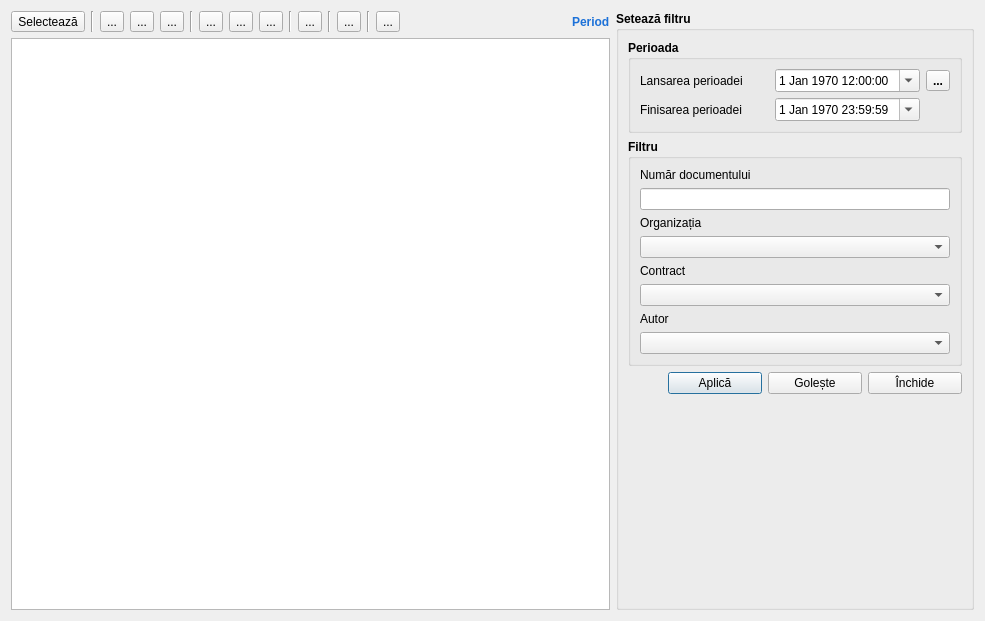
<?xml version="1.0" encoding="UTF-8"?>
<ui version="4.0">
 <class>ListDoc</class>
 <widget class="QDialog" name="ListDoc">
  <property name="geometry">
   <rect>
    <x>0</x>
    <y>0</y>
    <width>985</width>
    <height>621</height>
   </rect>
  </property>
  <property name="font">
   <font>
    <family>Segoe UI</family>
   </font>
  </property>
  <property name="windowTitle">
   <string>Dialog</string>
  </property>
  <layout class="QGridLayout" name="gridLayout_3">
   <item row="0" column="0">
    <layout class="QHBoxLayout" name="layoutToolBar">
     <item>
      <widget class="QToolButton" name="btnSelect">
       <property name="text">
        <string>Selectează</string>
       </property>
       <property name="icon">
        <iconset resource="../resource.qrc">
         <normaloff>:/img/oxygen/go-next.png</normaloff>:/img/oxygen/go-next.png</iconset>
       </property>
       <property name="toolButtonStyle">
        <enum>Qt::ToolButtonTextBesideIcon</enum>
       </property>
      </widget>
     </item>
     <item>
      <widget class="Line" name="line">
       <property name="orientation">
        <enum>Qt::Vertical</enum>
       </property>
      </widget>
     </item>
     <item>
      <widget class="QToolButton" name="btnAdd">
       <property name="text">
        <string>...</string>
       </property>
       <property name="icon">
        <iconset resource="../resource.qrc">
         <normaloff>:/img/add_x32.png</normaloff>:/img/add_x32.png</iconset>
       </property>
      </widget>
     </item>
     <item>
      <widget class="QToolButton" name="btnEdit">
       <property name="text">
        <string>...</string>
       </property>
       <property name="icon">
        <iconset resource="../resource.qrc">
         <normaloff>:/img/write.png</normaloff>:/img/write.png</iconset>
       </property>
      </widget>
     </item>
     <item>
      <widget class="QToolButton" name="btnDeletion">
       <property name="text">
        <string>...</string>
       </property>
       <property name="icon">
        <iconset resource="../resource.qrc">
         <normaloff>:/img/clear_x32.png</normaloff>:/img/clear_x32.png</iconset>
       </property>
      </widget>
     </item>
     <item>
      <widget class="Line" name="line_2">
       <property name="orientation">
        <enum>Qt::Vertical</enum>
       </property>
      </widget>
     </item>
     <item>
      <widget class="QToolButton" name="btnAddFilter">
       <property name="text">
        <string>...</string>
       </property>
       <property name="icon">
        <iconset resource="../resource.qrc">
         <normaloff>:/img/filter-add-icon.png</normaloff>:/img/filter-add-icon.png</iconset>
       </property>
      </widget>
     </item>
     <item>
      <widget class="QToolButton" name="btnFilter">
       <property name="text">
        <string>...</string>
       </property>
       <property name="icon">
        <iconset resource="../resource.qrc">
         <normaloff>:/img/filter-icon.png</normaloff>:/img/filter-icon.png</iconset>
       </property>
      </widget>
     </item>
     <item>
      <widget class="QToolButton" name="btnFilterRemove">
       <property name="text">
        <string>...</string>
       </property>
       <property name="icon">
        <iconset resource="../resource.qrc">
         <normaloff>:/img/filter-delete-icon.png</normaloff>:/img/filter-delete-icon.png</iconset>
       </property>
      </widget>
     </item>
     <item>
      <widget class="Line" name="line_3">
       <property name="orientation">
        <enum>Qt::Vertical</enum>
       </property>
      </widget>
     </item>
     <item>
      <widget class="QToolButton" name="btnUpdateTable">
       <property name="text">
        <string>...</string>
       </property>
       <property name="icon">
        <iconset resource="../resource.qrc">
         <normaloff>:/img/update_x32.png</normaloff>:/img/update_x32.png</iconset>
       </property>
      </widget>
     </item>
     <item>
      <widget class="Line" name="line_4">
       <property name="orientation">
        <enum>Qt::Vertical</enum>
       </property>
      </widget>
     </item>
     <item>
      <widget class="QToolButton" name="btnPrint">
       <property name="text">
        <string>...</string>
       </property>
       <property name="icon">
        <iconset resource="../resource.qrc">
         <normaloff>:/img/print.png</normaloff>:/img/print.png</iconset>
       </property>
      </widget>
     </item>
     <item>
      <widget class="Line" name="line_5">
       <property name="orientation">
        <enum>Qt::Vertical</enum>
       </property>
      </widget>
     </item>
     <item>
      <widget class="QToolButton" name="btnPeriodDate">
       <property name="text">
        <string>...</string>
       </property>
       <property name="icon">
        <iconset resource="../resource.qrc">
         <normaloff>:/img/date_period.png</normaloff>:/img/date_period.png</iconset>
       </property>
      </widget>
     </item>
     <item>
      <spacer name="horizontalSpacer_2">
       <property name="orientation">
        <enum>Qt::Horizontal</enum>
       </property>
       <property name="sizeHint" stdset="0">
        <size>
         <width>40</width>
         <height>20</height>
        </size>
       </property>
      </spacer>
     </item>
     <item>
      <widget class="QLabel" name="lablePeriodDate">
       <property name="font">
        <font>
         <family>Segoe UI</family>
         <bold>true</bold>
        </font>
       </property>
       <property name="styleSheet">
        <string notr="true">color: rgb(28, 113, 216);</string>
       </property>
       <property name="text">
        <string>Period</string>
       </property>
      </widget>
     </item>
    </layout>
   </item>
   <item row="0" column="1" rowspan="2">
    <widget class="QGroupBox" name="groupBoxFilterComplex">
     <property name="sizePolicy">
      <sizepolicy hsizetype="Fixed" vsizetype="Preferred">
       <horstretch>0</horstretch>
       <verstretch>0</verstretch>
      </sizepolicy>
     </property>
     <property name="font">
      <font>
       <family>Segoe UI</family>
       <bold>true</bold>
      </font>
     </property>
     <property name="title">
      <string>Setează filtru</string>
     </property>
     <layout class="QVBoxLayout" name="verticalLayout">
      <item>
       <widget class="QGroupBox" name="groupBoxPeriod">
        <property name="title">
         <string>Perioada</string>
        </property>
        <layout class="QGridLayout" name="gridLayout_2">
         <item row="1" column="0">
          <widget class="QLabel" name="label_2">
           <property name="font">
            <font>
             <family>Segoe UI</family>
             <bold>false</bold>
            </font>
           </property>
           <property name="text">
            <string>Finisarea perioadei</string>
           </property>
          </widget>
         </item>
         <item row="1" column="1">
          <widget class="QDateTimeEdit" name="filterEndDateTime">
           <property name="font">
            <font>
             <family>Segoe UI</family>
             <bold>false</bold>
            </font>
           </property>
           <property name="dateTime">
            <datetime>
             <hour>23</hour>
             <minute>59</minute>
             <second>59</second>
             <year>1970</year>
             <month>1</month>
             <day>1</day>
            </datetime>
           </property>
           <property name="calendarPopup">
            <bool>true</bool>
           </property>
          </widget>
         </item>
         <item row="0" column="0">
          <widget class="QLabel" name="label">
           <property name="font">
            <font>
             <family>Segoe UI</family>
             <bold>false</bold>
            </font>
           </property>
           <property name="text">
            <string>Lansarea perioadei</string>
           </property>
          </widget>
         </item>
         <item row="0" column="1">
          <widget class="QDateTimeEdit" name="filterStartDateTime">
           <property name="font">
            <font>
             <family>Segoe UI</family>
             <bold>false</bold>
            </font>
           </property>
           <property name="dateTime">
            <datetime>
             <hour>12</hour>
             <minute>0</minute>
             <second>0</second>
             <year>1970</year>
             <month>1</month>
             <day>1</day>
            </datetime>
           </property>
           <property name="calendarPopup">
            <bool>true</bool>
           </property>
          </widget>
         </item>
         <item row="0" column="2">
          <widget class="QToolButton" name="btnChoicePeriod">
           <property name="text">
            <string>...</string>
           </property>
          </widget>
         </item>
        </layout>
       </widget>
      </item>
      <item>
       <widget class="QGroupBox" name="groupBoxFilter">
        <property name="font">
         <font>
          <family>Segoe UI</family>
          <bold>true</bold>
         </font>
        </property>
        <property name="title">
         <string>Filtru</string>
        </property>
        <layout class="QGridLayout" name="gridLayout">
         <item row="6" column="0">
          <widget class="QLabel" name="label_5">
           <property name="font">
            <font>
             <family>Segoe UI</family>
             <bold>false</bold>
            </font>
           </property>
           <property name="text">
            <string>Autor</string>
           </property>
          </widget>
         </item>
         <item row="3" column="0">
          <widget class="QComboBox" name="FilterComboOrganization">
           <property name="font">
            <font>
             <family>Segoe UI</family>
             <bold>false</bold>
            </font>
           </property>
          </widget>
         </item>
         <item row="7" column="0">
          <widget class="QComboBox" name="filterComboUser">
           <property name="font">
            <font>
             <family>Segoe UI</family>
             <bold>false</bold>
            </font>
           </property>
          </widget>
         </item>
         <item row="2" column="0">
          <widget class="QLabel" name="label_3">
           <property name="font">
            <font>
             <family>Segoe UI</family>
             <bold>false</bold>
            </font>
           </property>
           <property name="text">
            <string>Organizația</string>
           </property>
          </widget>
         </item>
         <item row="0" column="0">
          <widget class="QLabel" name="label_6">
           <property name="font">
            <font>
             <family>Segoe UI</family>
             <bold>false</bold>
            </font>
           </property>
           <property name="text">
            <string>Număr documentului</string>
           </property>
          </widget>
         </item>
         <item row="5" column="0">
          <widget class="QComboBox" name="filterComboContract">
           <property name="font">
            <font>
             <family>Segoe UI</family>
             <bold>false</bold>
            </font>
           </property>
          </widget>
         </item>
         <item row="4" column="0">
          <widget class="QLabel" name="label_4">
           <property name="font">
            <font>
             <family>Segoe UI</family>
             <bold>false</bold>
            </font>
           </property>
           <property name="text">
            <string>Contract</string>
           </property>
          </widget>
         </item>
         <item row="1" column="0">
          <widget class="QLineEdit" name="filterEditNumberDoc">
           <property name="font">
            <font>
             <family>Segoe UI</family>
             <bold>false</bold>
            </font>
           </property>
          </widget>
         </item>
        </layout>
       </widget>
      </item>
      <item>
       <layout class="QHBoxLayout" name="horizontalLayout">
        <property name="sizeConstraint">
         <enum>QLayout::SetDefaultConstraint</enum>
        </property>
        <item>
         <spacer name="horizontalSpacer">
          <property name="orientation">
           <enum>Qt::Horizontal</enum>
          </property>
          <property name="sizeHint" stdset="0">
           <size>
            <width>40</width>
            <height>20</height>
           </size>
          </property>
         </spacer>
        </item>
        <item>
         <widget class="QPushButton" name="btnFilterApply">
          <property name="sizePolicy">
           <sizepolicy hsizetype="Fixed" vsizetype="Fixed">
            <horstretch>0</horstretch>
            <verstretch>0</verstretch>
           </sizepolicy>
          </property>
          <property name="minimumSize">
           <size>
            <width>94</width>
            <height>0</height>
           </size>
          </property>
          <property name="font">
           <font>
            <family>Segoe UI</family>
            <bold>false</bold>
           </font>
          </property>
          <property name="text">
           <string>Aplică</string>
          </property>
          <property name="icon">
           <iconset resource="../resource.qrc">
            <normaloff>:/img/accept_button.png</normaloff>:/img/accept_button.png</iconset>
          </property>
         </widget>
        </item>
        <item>
         <widget class="QPushButton" name="btnFilterClear">
          <property name="sizePolicy">
           <sizepolicy hsizetype="Fixed" vsizetype="Fixed">
            <horstretch>0</horstretch>
            <verstretch>0</verstretch>
           </sizepolicy>
          </property>
          <property name="minimumSize">
           <size>
            <width>94</width>
            <height>0</height>
           </size>
          </property>
          <property name="font">
           <font>
            <family>Segoe UI</family>
            <bold>false</bold>
           </font>
          </property>
          <property name="text">
           <string>Golește</string>
          </property>
          <property name="icon">
           <iconset resource="../resource.qrc">
            <normaloff>:/img/trash.png</normaloff>:/img/trash.png</iconset>
          </property>
         </widget>
        </item>
        <item>
         <widget class="QPushButton" name="btnFilterClose">
          <property name="sizePolicy">
           <sizepolicy hsizetype="Fixed" vsizetype="Fixed">
            <horstretch>0</horstretch>
            <verstretch>0</verstretch>
           </sizepolicy>
          </property>
          <property name="minimumSize">
           <size>
            <width>94</width>
            <height>0</height>
           </size>
          </property>
          <property name="font">
           <font>
            <family>Segoe UI</family>
            <bold>false</bold>
           </font>
          </property>
          <property name="text">
           <string>Închide</string>
          </property>
          <property name="icon">
           <iconset resource="../resource.qrc">
            <normaloff>:/img/close_x32.png</normaloff>:/img/close_x32.png</iconset>
          </property>
         </widget>
        </item>
       </layout>
      </item>
      <item>
       <spacer name="verticalSpacer">
        <property name="orientation">
         <enum>Qt::Vertical</enum>
        </property>
        <property name="sizeHint" stdset="0">
         <size>
          <width>20</width>
          <height>40</height>
         </size>
        </property>
       </spacer>
      </item>
     </layout>
    </widget>
   </item>
   <item row="1" column="0">
    <widget class="QTableView" name="tabView"/>
   </item>
  </layout>
 </widget>
 <resources>
  <include location="../resource.qrc"/>
 </resources>
 <connections/>
</ui>
